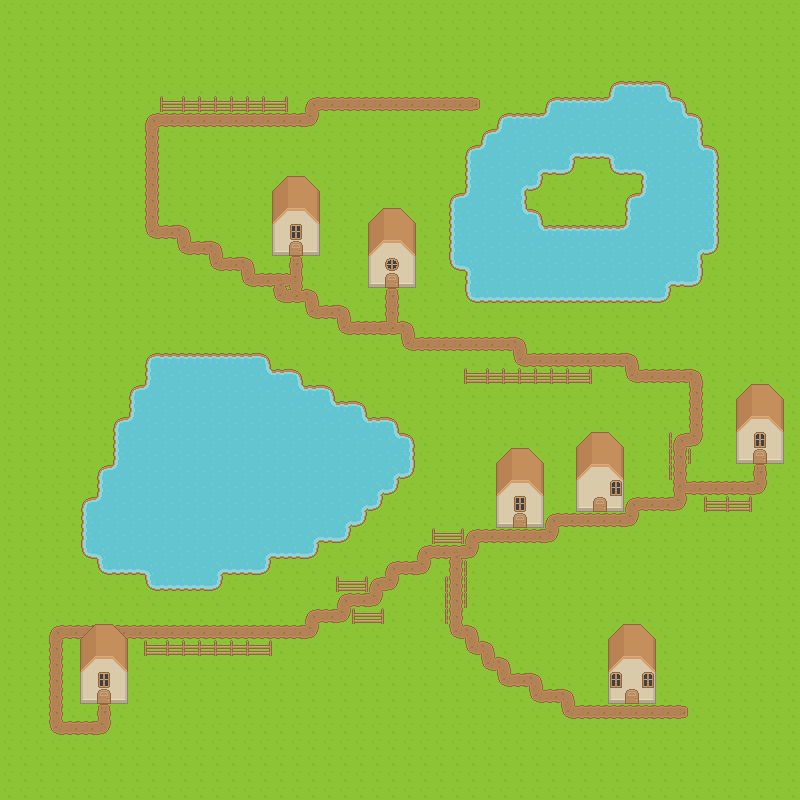

Tiled map render using the project's own tile images. Description and the map definition, with tile-layer contents summarised, below:
An orthogonal 50x50 tile map with 16x16 px tiles, 7 tile layers (Ground, Ponds, Paths, HouseWalls, ...) and 44 objects (PlayerSpawn).

<map version="1.10" tiledversion="1.11.2" orientation="orthogonal" renderorder="right-down" width="50" height="50" tilewidth="16" tileheight="16" infinite="0" nextlayerid="13" nextobjectid="51">
 <tileset firstgid="1" source="world-tileset.tsx" />
 <group id="11" name="Visuals">
  <layer id="1" name="Ground" width="50" height="50">
   <data>[2500 cells, 2500 non-empty, 1 distinct tile ids]</data>
  </layer>
  <layer id="4" name="Ponds" width="50" height="50">
   <data>[2500 cells, 407 non-empty, 13 distinct tile ids]</data>
  </layer>
  <layer id="3" name="Paths" width="50" height="50">
   <data>[2500 cells, 172 non-empty, 12 distinct tile ids]</data>
  </layer>
  <layer id="5" name="HouseWalls" width="50" height="50">
   <data>[2500 cells, 63 non-empty, 6 distinct tile ids]</data>
  </layer>
  <layer id="8" name="HouseDoors" width="50" height="50">
   <data>[2500 cells, 15 non-empty, 4 distinct tile ids]</data>
  </layer>
  <layer id="7" name="FencesBushes" width="50" height="50">
   <data>[2500 cells, 43 non-empty, 5 distinct tile ids]</data>
  </layer>
  <layer id="6" name="HouseRoofs" width="50" height="50">
   <data>[2500 cells, 63 non-empty, 9 distinct tile ids]</data>
  </layer>
 </group>
 <objectgroup id="10" name="Collisions">
  <object id="1" x="80" y="656" width="48" height="48" />
  <object id="2" x="496" y="480" width="48" height="48" />
  <object id="3" x="576" y="464" width="48" height="48" />
  <object id="4" x="608" y="656" width="48" height="48" />
  <object id="5" x="736" y="416" width="48" height="48" />
  <object id="6" x="368" y="240" width="48" height="48" />
  <object id="7" x="272" y="208" width="48" height="48" />
  <object id="10" x="144" y="640" width="128" height="16" />
  <object id="11" x="352" y="608" width="32" height="16" />
  <object id="12" x="336" y="576" width="32" height="16" />
  <object id="13" x="432" y="528" width="32" height="16" />
  <object id="14" x="444.826" y="576" width="3.17391" height="48" />
  <object id="15" x="464" y="560" width="3.17391" height="48" />
  <object id="16" x="668.875" y="432" width="3.125" height="48" />
  <object id="17" x="688" y="448" width="3.25" height="16" />
  <object id="19" x="704" y="496" width="48" height="16" />
  <object id="20" x="464" y="368" width="128" height="16" />
  <object id="21" x="160" y="96" width="128" height="16" />
  <object id="24" x="80" y="496" width="240" height="64" />
  <object id="25" x="96" y="560" width="176" height="16" />
  <object id="26" x="144" y="576" width="80" height="16" />
  <object id="28" x="144" y="352" width="128" height="144" />
  <object id="29" x="128" y="384" width="16" height="112" />
  <object id="30" x="112" y="416" width="16" height="80" />
  <object id="31" x="96" y="464" width="16" height="32" />
  <object id="32" x="272" y="368" width="32" height="128" />
  <object id="33" x="304" y="384" width="32" height="112" />
  <object id="35" x="336" y="400" width="32" height="128" />
  <object id="36" x="368" y="416" width="16" height="96" />
  <object id="37" x="384" y="416" width="16" height="80" />
  <object id="38" x="400" y="432" width="16" height="48" />
  <object id="39" x="320" y="496" width="16" height="48" />
  <object id="40" x="336" y="528" width="16" height="16" />
  <object id="41" x="464" y="224" width="208" height="80" />
  <object id="42" x="544" y="96" width="128" height="128" />
  <object id="43" x="448" y="192" width="16" height="80" />
  <object id="44" x="464" y="144" width="80" height="80" />
  <object id="45" x="496" y="112" width="48" height="32" />
  <object id="46" x="480" y="128" width="16" height="16" />
  <object id="47" x="608" y="80" width="64" height="16" />
  <object id="48" x="672" y="96" width="16" height="192" />
  <object id="49" x="688" y="112" width="16" height="176" />
  <object id="50" x="704" y="144" width="16" height="112" />
 </objectgroup>
 <objectgroup id="12" name="PointsOfInterest">
  <object id="8" name="PlayerSpawn" x="425" y="343.5">
   <point />
  </object>
 </objectgroup>
</map>
